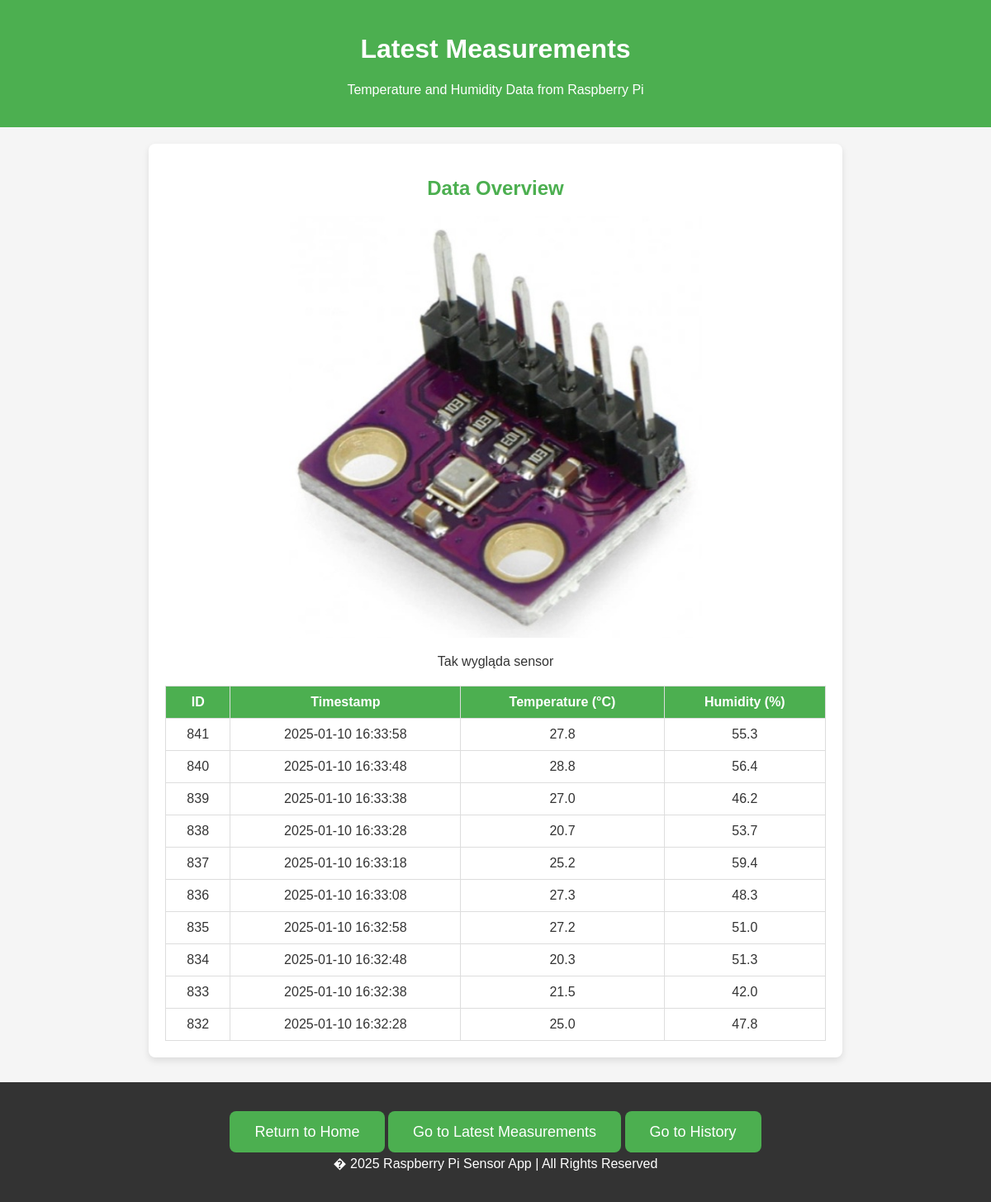
Page /measurements_page on the earlier database version.
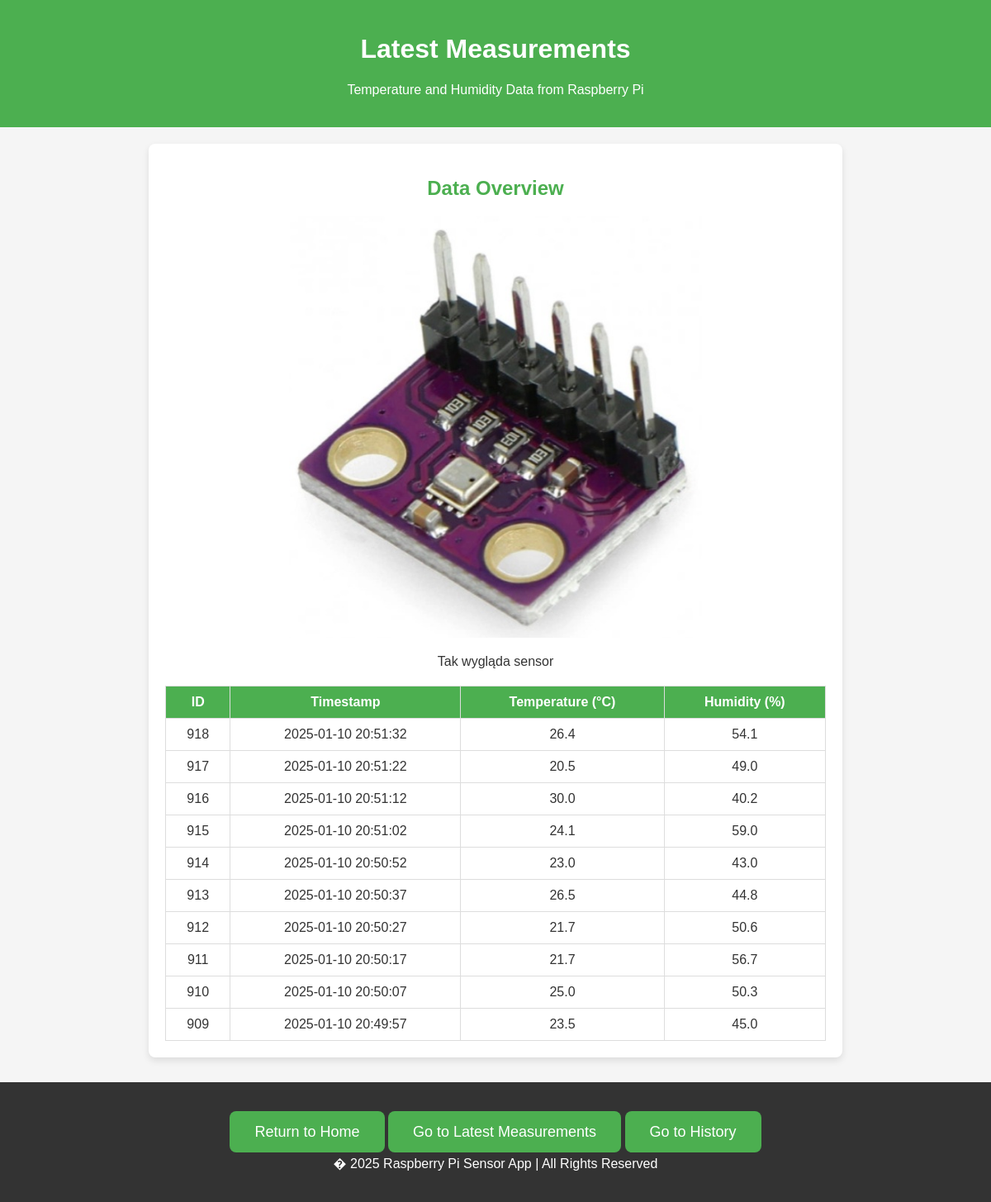
Same page on the later database version.
### tables this page shows
CREATE TABLE weather_control (
            id INTEGER PRIMARY KEY AUTOINCREMENT,
            timestamp DATETIME DEFAULT CURRENT_TIMESTAMP,
            temperature REAL,
            humidity REAL
        );

### app.py (the view)
@app.route('/measurements_page')
def measurements_page():
    conn = sqlite3.connect(db_path)
    cursor = conn.cursor()
    cursor.execute("""SELECT * FROM weather_control
                   ORDER BY timestamp DESC LIMIT 10""")
    measurements = cursor.fetchall()
    conn.close()
    return render_template('measurements.html', measurements=measurements)

### templates/measurements.html (shortened to what this page needs)
<!DOCTYPE html>
<html lang="en">
<head>
    <link rel="stylesheet" href="static/css/index.css">
</head>
<body>
    <header>
        <h1 class="welcome-msg">Latest Measurements</h1>
        <p>Temperature and Humidity Data from Raspberry Pi</p>
    </header>
    <div class="container">
        <h2>Data Overview</h2>
        <div class="image-container">
            <img src="static/images/weather.jpg" alt="Weather detector" class="resized-image">
            <p>Tak wygląda sensor</p>
        </div>
        <table>
            <thead>
                <tr>
                    <th>ID</th>
                    <th>Timestamp</th>
                    <th>Temperature (&deg;C)</th>
                    <th>Humidity (%)</th>
                </tr>
            </thead>
            <tbody>
                {% for measurement in measurements %}
                    <tr>
                        <td>{{ measurement[0] }}</td>
                        <td>{{ measurement[1] }}</td>
                        <td>{{ measurement[2] }}</td>
                        <td>{{ measurement[3] }}</td>
                    </tr>
                {% endfor %}
            </tbody>
        </table>
    </div>
    <footer>
        <div class="cta">
            <a href="/" class="button">Return to Home</a>
            <a href="/measurements_page" class="button">Go to Latest Measurements</a>
            <a href="/history_page" class="button">Go to History</a>
        </div>
        <p>� 2025 Raspberry Pi Sensor App | All Rights Reserved</p>
    </footer>
</body>
</html>

Differences in the rows shown:
no longer on this page (row unchanged): weather_control: id "841", timestamp "2025-01-10 16:33:58", temperature "27.8", humidity "55.3"
no longer on this page (row unchanged): weather_control: id "840", timestamp "2025-01-10 16:33:48", temperature "28.8", humidity "56.4"
no longer on this page (row unchanged): weather_control: id "839", timestamp "2025-01-10 16:33:38", temperature "27.0", humidity "46.2"
no longer on this page (row unchanged): weather_control: id "838", timestamp "2025-01-10 16:33:28", temperature "20.7", humidity "53.7"
no longer on this page (row unchanged): weather_control: id "837", timestamp "2025-01-10 16:33:18", temperature "25.2", humidity "59.4"
no longer on this page (row unchanged): weather_control: id "836", timestamp "2025-01-10 16:33:08", temperature "27.3", humidity "48.3"
no longer on this page (row unchanged): weather_control: id "835", timestamp "2025-01-10 16:32:58", temperature "27.2", humidity "51.0"
no longer on this page (row unchanged): weather_control: id "834", timestamp "2025-01-10 16:32:48", temperature "20.3", humidity "51.3"
no longer on this page (row unchanged): weather_control: id "833", timestamp "2025-01-10 16:32:38", temperature "21.5", humidity "42.0"
no longer on this page (row unchanged): weather_control: id "832", timestamp "2025-01-10 16:32:28", temperature "25.0", humidity "47.8"
added weather_control: id "918", timestamp "2025-01-10 20:51:32", temperature "26.4", humidity "54.1"
added weather_control: id "917", timestamp "2025-01-10 20:51:22", temperature "20.5", humidity "49.0"
added weather_control: id "916", timestamp "2025-01-10 20:51:12", temperature "30.0", humidity "40.2"
added weather_control: id "915", timestamp "2025-01-10 20:51:02", temperature "24.1", humidity "59.0"
added weather_control: id "914", timestamp "2025-01-10 20:50:52", temperature "23.0", humidity "43.0"
added weather_control: id "913", timestamp "2025-01-10 20:50:37", temperature "26.5", humidity "44.8"
added weather_control: id "912", timestamp "2025-01-10 20:50:27", temperature "21.7", humidity "50.6"
added weather_control: id "911", timestamp "2025-01-10 20:50:17", temperature "21.7", humidity "56.7"
added weather_control: id "910", timestamp "2025-01-10 20:50:07", temperature "25.0", humidity "50.3"
added weather_control: id "909", timestamp "2025-01-10 20:49:57", temperature "23.5", humidity "45.0"
